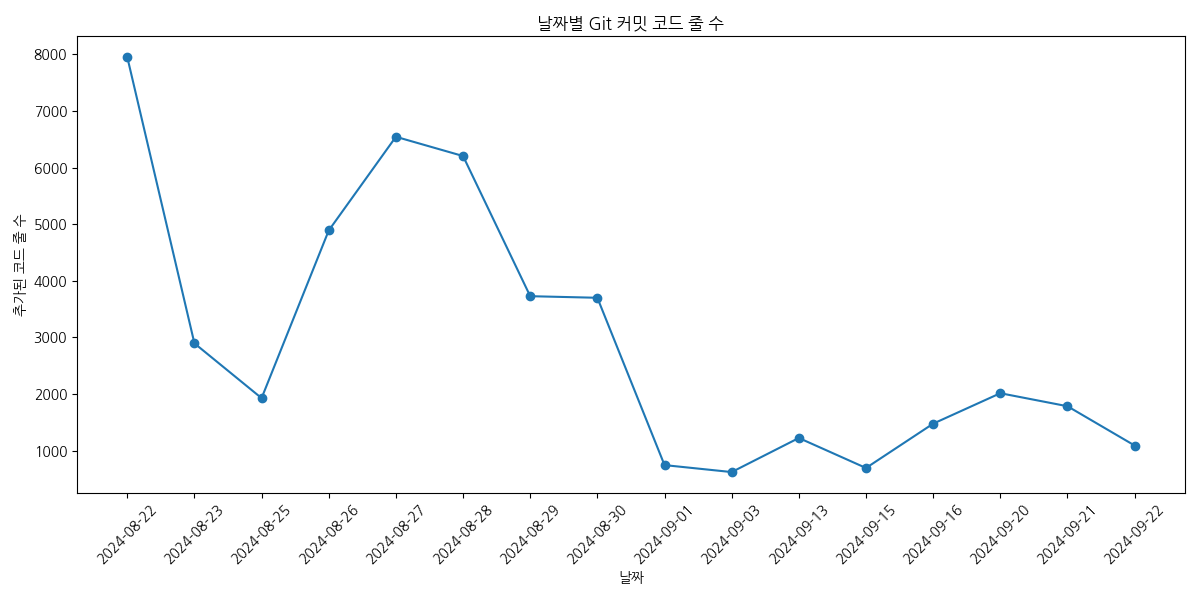

The script that saved this image:
import subprocess
from collections import defaultdict
import matplotlib.pyplot as plt
import os
import matplotlib.font_manager as fm

# Git 로그 명령어 실행
git_log_cmd = ["git", "log", "--pretty=format:%ad", "--date=short", "--numstat"]
result = subprocess.run(git_log_cmd, stdout=subprocess.PIPE, text=True)

# 데이터 파싱
lines = result.stdout.split("\n")
data = defaultdict(int)
current_date = None

for line in lines:
    if not line.strip():
        continue
    if len(line) == 10 and line[4] == "-" and line[7] == "-":
        # 날짜 라인
        current_date = line.strip()
    else:
        # numstat 라인: 추가된 줄 수, 삭제된 줄 수, 파일명
        parts = line.split("\t")
        if len(parts) >= 2 and current_date:
            added = parts[0]
            try:
                added = int(added)
                data[current_date] += added
            except ValueError:
                # 바이너리 파일 등 숫자가 아닌 경우 무시
                pass

# 데이터 정렬
sorted_dates = sorted(data.keys())
sorted_added = [data[date] for date in sorted_dates]

try:
    font_path = "/usr/share/fonts/truetype/nanum/NanumGothic.ttf"  # Linux 예시
    if not os.path.exists(font_path):
        # macOS 예시
        font_path = "/Library/Fonts/NanumGothic.ttf"
        if not os.path.exists(font_path):
            # Windows 예시
            font_path = "C:\\Windows\\Fonts\\NanumGothic.ttf"
    font_prop = fm.FontProperties(fname=font_path)
    plt.rcParams["font.family"] = font_prop.get_name()
    plt.rcParams["axes.unicode_minus"] = False  # 음수 표시 설정
except Exception as e:
    print(f"폰트 설정 오류: {e}")
    print("한글 폰트가 제대로 설정되지 않을 수 있습니다.")

# 시각화
font_prop = fm.FontProperties(fname=font_path)
plt.rcParams["font.family"] = font_prop.get_name()
plt.rcParams["axes.unicode_minus"] = False  # 음수 표시 설정
plt.figure(figsize=(12, 6))
plt.plot(sorted_dates, sorted_added, marker="o")
plt.xlabel("날짜")
plt.ylabel("추가된 코드 줄 수")
plt.title("날짜별 Git 커밋 코드 줄 수")
plt.xticks(rotation=45)
plt.tight_layout()
plt.savefig("git_line.png")
plt.show()
